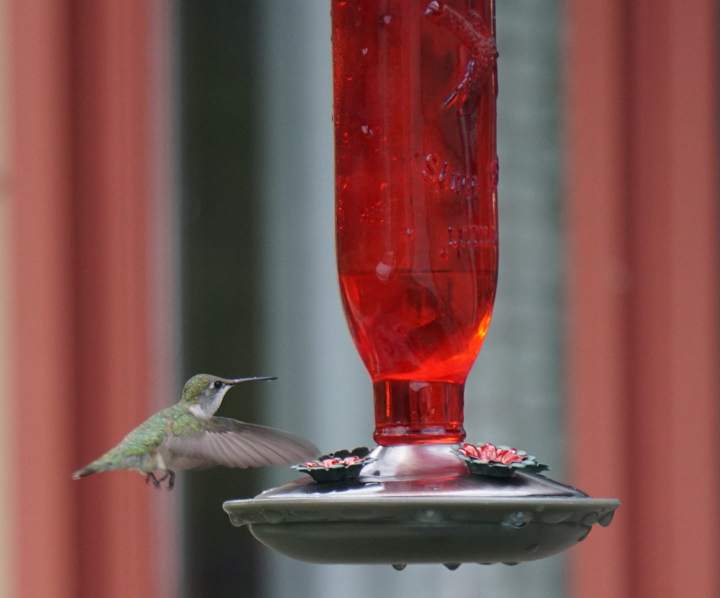
#> input picture cv_openCV_study04/hummingbird.jpg, 1440 x 1195 px (shown at 1/2 size)
$ python opencv_detail06.py
#> lines starting #> are read from the running program, lines starting #| are printed output that depends on the picture
# image translation : 옮김
# 이미지의 객체나 이미지 위치를 옮기는데 사용
# 옮기는 방향은 (x, y) 방향이다. -> 옮겨진 장소 (tx, ty)
#
# transformation matrix M = [[1, 0, tx], [0, 1, ty]]

import cv2
import numpy as np

img = cv2.imread("hummingbird.jpg")
#> img is the input picture: shape (1195, 1440, 3); mean B, G, R 78.8, 81.9, 124.9
img = cv2.pyrDown(img)
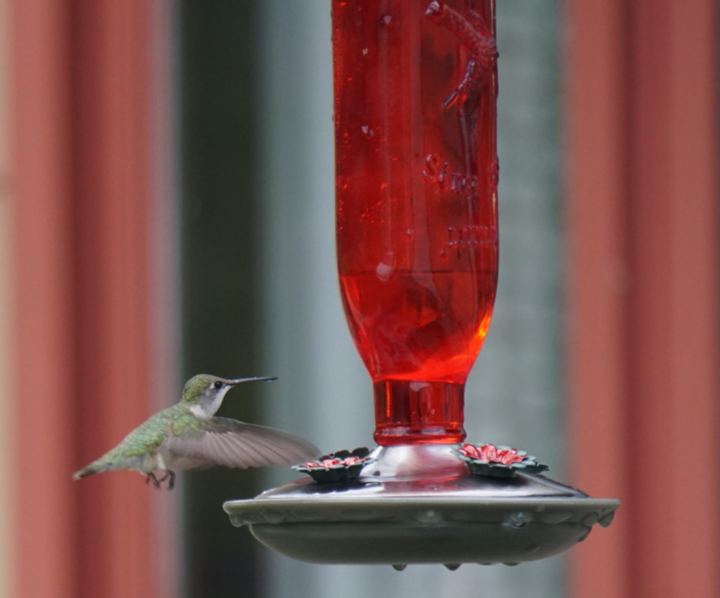
#> img: shape (598, 720, 3); mean B, G, R 78.8, 81.9, 124.9
height, width, _ = img.shape
#> height = 598; width = 720
# print(height, width)

flt_var = np.float32([[1, 0, 100], [0, 1, 50]]) # 32비트의 크기를 가진 실수
# print(flt_var)

img_trans = cv2.warpAffine(img, flt_var, (width, height))
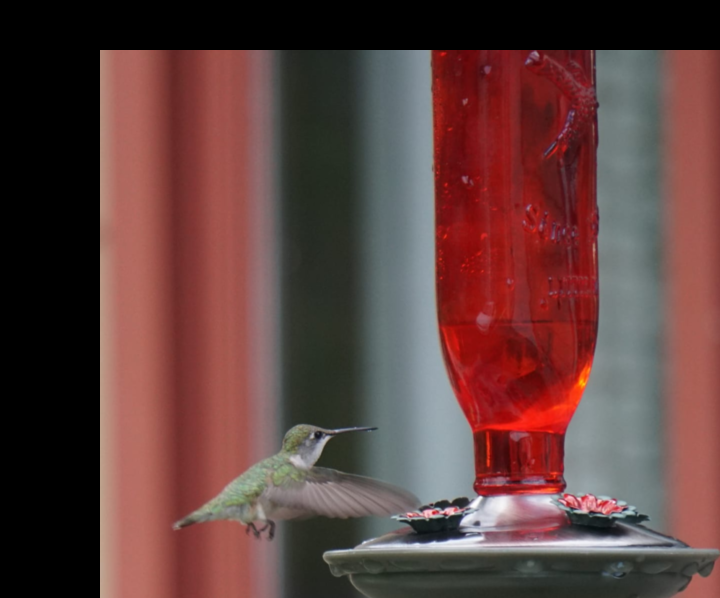
#> img_trans: shape (598, 720, 3); mean B, G, R 62.1, 64.5, 96.3

cv2.imshow("original", img)
cv2.imshow("translated Image", img_trans)
cv2.waitKey(0)
cv2.destroyAllWindows()
